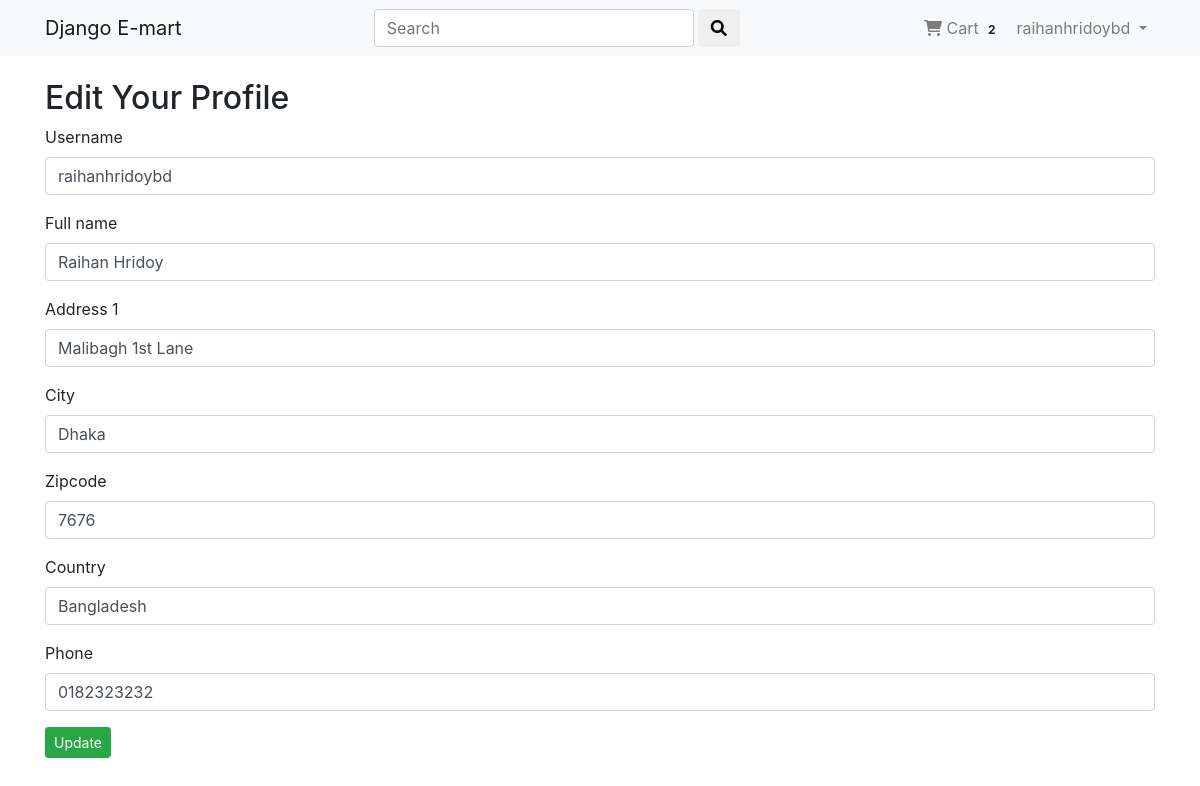
Page /account/profile/ (signed in) on the committed database.
### Account_App/models.py (models this page shows, shortened)
class User(AbstractBaseUser,PermissionsMixin):
     email = models.EmailField(unique=True, null=False)
     is_staff = models.BooleanField(
          gettext_lazy('staff status'),
          default= False,
          help_text= gettext_lazy('Designates whether the user can log in this site')
     )
     is_active = models.BooleanField(
          gettext_lazy('active'),
          default = True,
          help_text = gettext_lazy('Designates whether this user should be treated as active. Unselect this insstead of deleting accounts')
     )
     USERNAME_FIELD = 'email'
     objects = MyUserManager()

class Profile(models.Model):
     user = models.OneToOneField(User,on_delete=models.CASCADE, related_name='profile')
     username = models.CharField(max_length=264,blank=True)
     full_name =  models.CharField(max_length=264,blank=True)
     address_1 = models.CharField(max_length=300,blank=True)
     city = models.CharField(max_length=40,blank=True)
     zipcode = models.CharField(max_length=10,blank=True)
     country = models.CharField(max_length=50,blank=True)
     phone = models.CharField(max_length=20,blank=True)
     date_joined = models.DateTimeField(auto_now_add=True)

### Order_App/models.py (models this page shows, shortened)
class Order(models.Model):
     orderitems = models.ManyToManyField(Cart)
     user = models.ForeignKey(settings.AUTH_USER_MODEL, on_delete=models.CASCADE)
     ordered = models.BooleanField(default=False)
     created = models.DateTimeField(auto_now_add=True)
     paymentId = models.CharField(max_length=264, blank=True, null=True)
     orderId = models.CharField(max_length=200, blank=True, null=True)

### Account_App/views.py (the view)
# urls.py: path('profile/', views.user_profile, name="profile"),
@login_required
def user_profile(request):
     profile = Profile.objects.get(user=request.user)
     form = ProfileForm(instance=profile)
     if request.method == 'POST':
          form = ProfileForm(request.POST, instance=profile)
          if form.is_valid():
               form.save()
               messages.success(request,"Profile Upadated.")
               form = ProfileForm(instance=profile)
     return render(request,'Account_App/change_profile.html',context={ 'form':form })

### Account_App/forms.py
class ProfileForm(ModelForm):
     class Meta:
          model = Profile
          exclude = ('user',)

### Order_App/templatetags/cart_tag.py (called while the page is built)
@register.filter
def cart_total(user):
     order = Order.objects.filter(user=user, ordered = False)
     if order.exists():
          return order[0].orderitems.count()
     else:
          return 0

### templates/Account_App/change_profile.html (shortened to what this page needs)
{% extends 'base.html' %}
{% load crispy_forms_tags %}
{% block body_block %}
<div class="container">
     <h2>Edit Your Profile</h2>
     <form method='POST'>
          {{form | crispy}}
          <button type="submit" class="btn btn-success btn-sm">Update</button>
     </form>
</div>
{% endblock%}

### templates/navbar.html (shortened to what this page needs)
{% load cart_tag %}
<nav class="navbar navbar-expand-lg navbar-light bg-light">
     <div class="container">
       <a class="navbar-brand" href="{% url 'Shop_App:home'%}">Django E-mart</a>
       <div class="collapse navbar-collapse" id="navbarNav">
        <form class="form-inline ml-auto" action="{% url 'Search_App:search' %}" method="GET">
          <input class="form-control mr-sm-1" style="width: 320px;" name="search" type="search" placeholder="Search" aria-label="Search">
          <button class="btn btn-outline-gray my-2 my-sm-0" type="submit"><i class="fas fa-search"></i></button>
        </form>
        <ul class="navbar-nav ml-auto">
          {% if user.is_authenticated %}
          <li class="nav-item">
            <a class="nav-link" href="{% url 'Order_App:cart'%}"><i class="fa fa-shopping-cart"></i> Cart <span class="badge badge-light">{{ request.user | cart_total }}</span></a>
          </li>
          <li class="nav-item dropdown">
            <a class="nav-link dropdown-toggle" href="#" id="navbarDropdown" role="button" data-bs-toggle="dropdown" aria-haspopup="true" aria-expanded="false">
              {{request.user.profile.username}}
            </a>
          </li>
          {% else %}
          <li class="nav-item">
            <a class="btn btn-success btn-sm" href="{% url 'Account_App:signin'%}">Signin</a>
          </li>
        {% endif %}
        </ul>
      </div>
    </div>
</nav>

### static/css/main.css (style rules this page uses)
* { margin: 0; padding: 0; }

### rows in the picture
User: user|cart_total "2", user.profile.username "raihanhridoybd"
Profile: username "raihanhridoybd", full_name "Raihan Hridoy", address_1 "Malibagh 1st Lane", city "Dhaka", zipcode "7676", country "Bangladesh", phone "0182323232"
